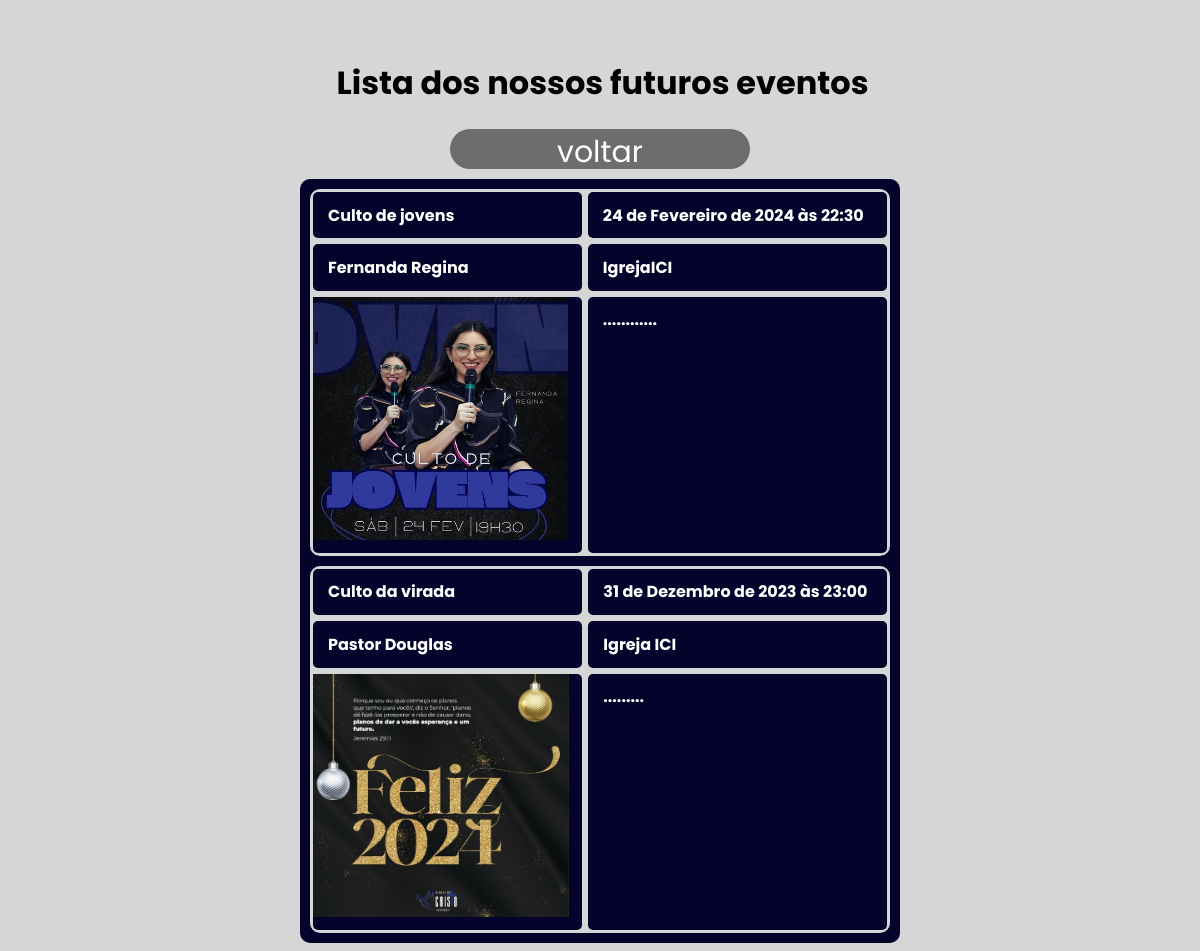
The app's page /eventos/, older data.
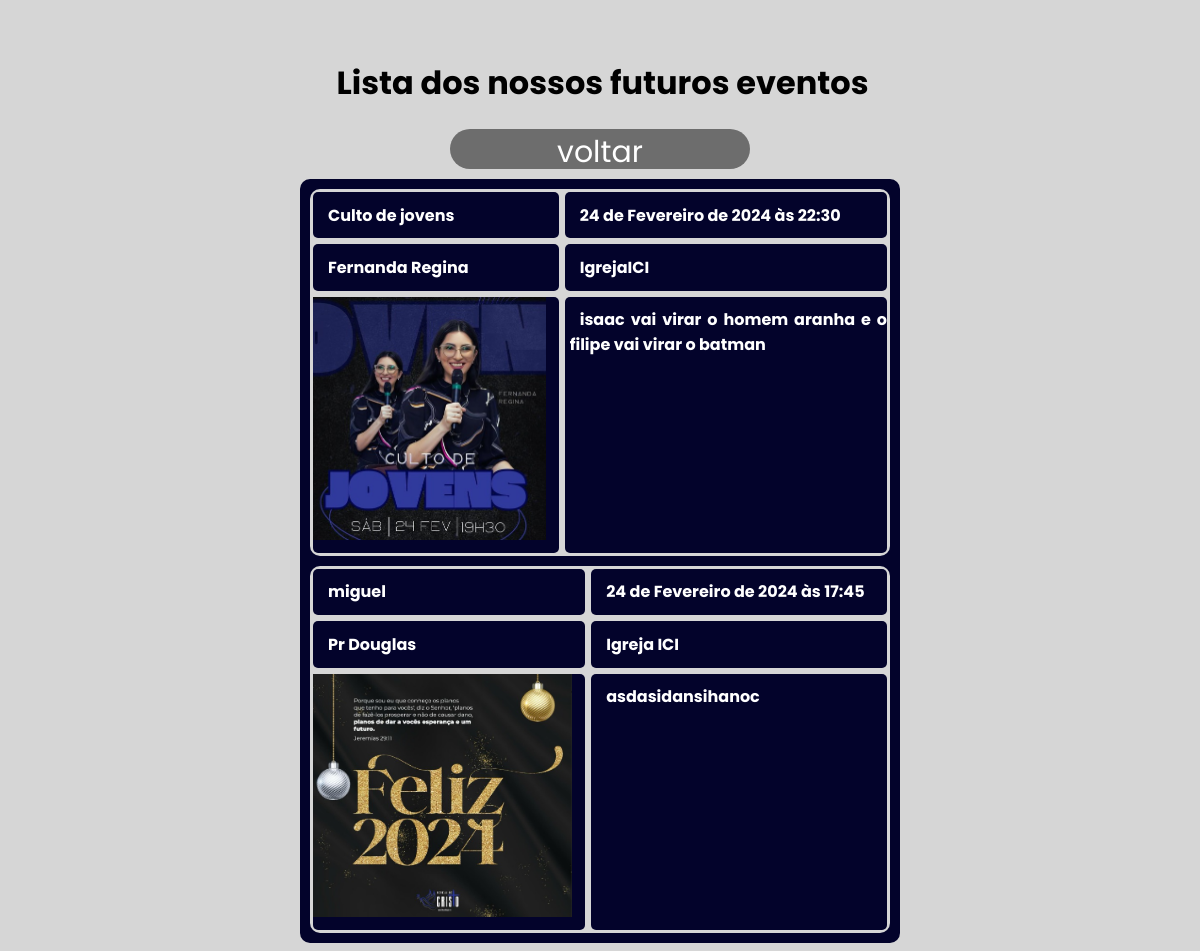
The same page, newer data.
### app_ici/models.py (models this page shows, shortened)
class Eventos(models.Model):
    nome = models.CharField(max_length=255)
    local = models.CharField(max_length=255)
    data = models.DateTimeField()
    pregador = models.CharField(null=True, max_length=255)
    assunto = models.TextField(max_length=255)
    img = models.FileField(null=True, blank=True)

### app_ici/views.py (the view)
# urls.py: path('eventos/', views.eventos_listados, name="eventos_list"),
def eventos_listados(request):
    eventos = Eventos.objects.all()
    return render(request, "lista.html", {"eventos": eventos})

### templates/lista.html (shortened to what this page needs)
{% load static%}
<!DOCTYPE html>
<html lang="pt-br">
<head>
    <link rel="stylesheet" href="{% static 'css/eventos.css' %}">
</head>
<body>
    <h1 class="eventos_h1">Lista dos nossos futuros eventos</h1>
    <form action="{% url 'index' %}">
        <button>voltar</button>
    </form>
    <div class="corredor_eventos">
        {% for evento in eventos %}
            <div class="carde_evento">
                <div id="nome">
                    <h1>{{evento.nome}}</h1>
                </div>
                <div id="dia">
                    <h1>{{evento.data}}</h1>
                </div>
                <div id="pastor">
                    <h1>{{evento.pregador}}</h1>
                </div>
                <div id="lugar">
                    <h1>{{evento.local}}</h1>
                </div>
                <div id="img">
                    <img src="{{evento.img.url}}" width="95%" height="95%">
                </div>
                <div id="sobre">
                    <h1>{{evento.assunto}}</h1>
                </div>
            </div>
        {% endfor %}
    </div>
</body>
</html>

### static/css/eventos.css (style rules this page uses)
body { background-color: rgb(214, 214, 214); display: flex; align-items: center; flex-direction: column; padding-top: 30px; }
button { width: 300px; height: 40px; background-color: rgb(109, 109, 109); color: white; border: none; border-radius: 20px; font-size: 30px; }
* { font-family: 'Poppins', sans-serif; }
h1 { color: rgb(255, 255, 255); padding-left: 5px; }
.eventos_h1 { text-align: center; color: black; }
.corredor_eventos { width: 600px; height: auto; background-color: #03032B; border-radius: 10px; margin-top: 10px; }
.carde_evento { width: 580px; height: auto; background-color: rgb(214, 214, 214); display: grid; margin: 10px; border-radius: 10px; grid-template-areas: 'nome nome dia dia' 'pregador pregador local local' 'img img sobre sobre'; }
#nome { grid-area: nome; }
#dia { grid-area: dia; }
#pastor { grid-area: pregador; }
#lugar { grid-area: local; }
#img { grid-area: img; height: 32vh; }
#sobre { grid-area: sobre; height: 32vh; }
.carde_evento div { background-color: #03032B; border-radius: 5px; margin: 3px; font-size: 8px; }
.carde_evento div h1 { text-align: justify; text-indent: 10px; }

Row changes from the older to the newer data that the page shows:
removed Eventos: nome "Culto da virada", data "31 de Dezembro de 2023 às 23:00", pregador "Pastor Douglas", local "Igreja ICI", img (picture), assunto "........."
changed Eventos "Culto de jovens": assunto "............" → "isaac vai virar o homem aranha e o filipe vai virar o batman"
added Eventos: nome "miguel", data "24 de Fevereiro de 2024 às 17:45", pregador "Pr Douglas", local "Igreja ICI", img (picture), assunto "asdasidansihanoc"
